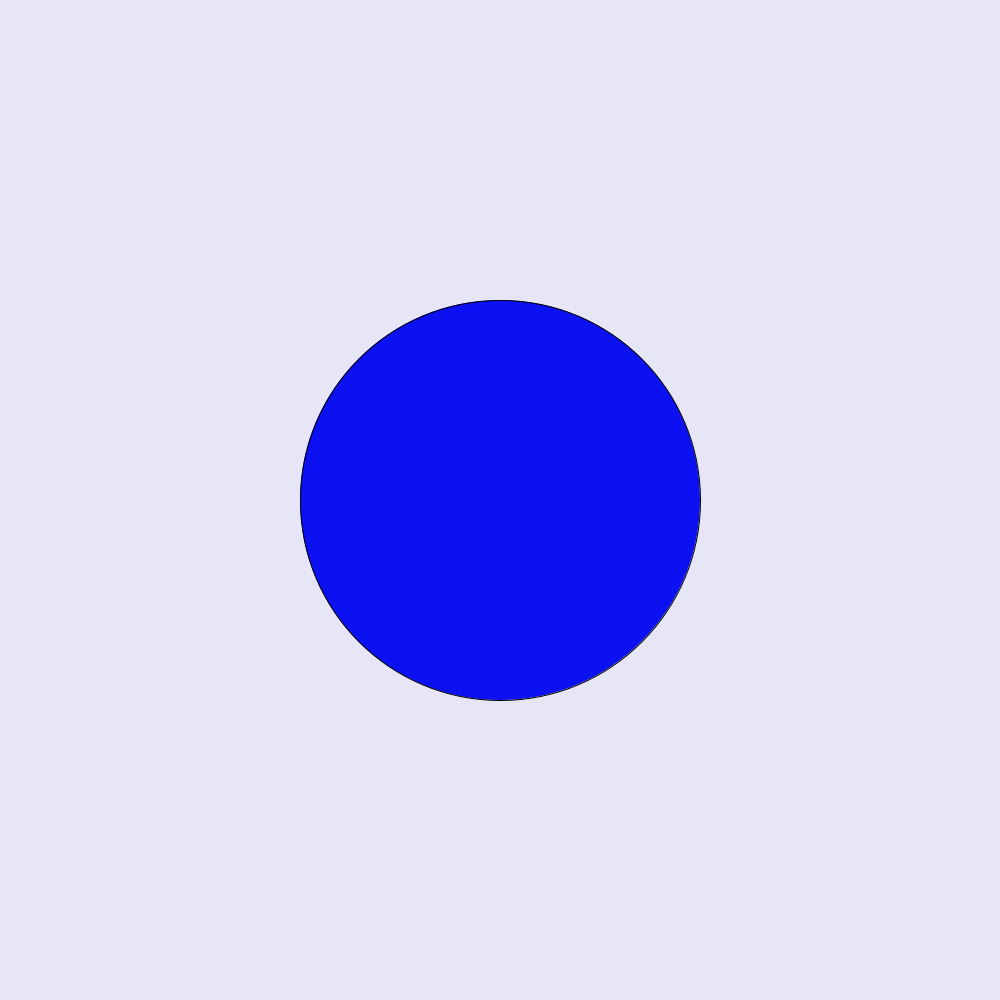
Frame 1 (no input)
Frame 60 (the mouse pressed at the canvas centre just before this capture): identical to frame 1, image omitted
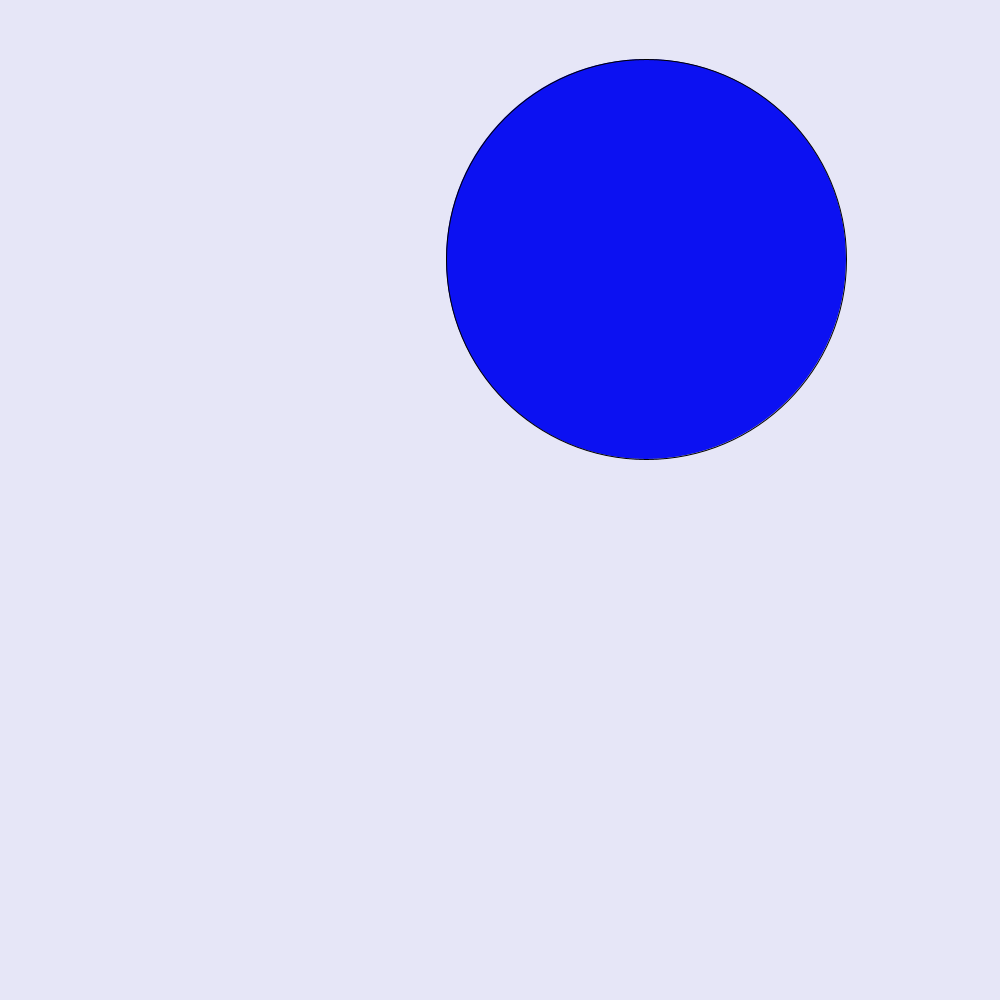
Frame 120 (the mouse held since frame 60 and released just before this capture)

The Processing sketch that drew these frames (run headless with seeded random() and noise(); from frame 60 on, the mouse is pressed at the canvas centre):

// Processing sketch: sketch_190827a
// ── sketch_190827a.pde
int x=500;
int y=500;
void setup() {
     // 2. Set the size of your sketch
    size(1000,1000);
    }
    
    void draw() {
      // 3. Set the background color of your sketch
      background(#E6E6F7);
      // 4. Draw an ellipse. Make sure it fits in the window.
      // Use the variables created at the top of the sketch, 
      // for the location and size of your ellipse
    fill(#0C11F2);
      ellipse(x,y,400,400);
     
    }
    
    void mousePressed() {
      //5. Create an integer variable called distance
      int distance=0;
      //6. Set the value of the distance variable to the value returned by the getDistance method
      //   Pass the mouse's x and y (mouseX and mouseY) and the x and y of your ellipse to the method.
        distance=getDistance(mouseX,mouseY,x,y);
      //7.  Use an if statement to check if the distance variable is < the radius of the ellipse
      //    If it is, set a new x and y for the ellipse, using a random location on the window
      //    Hint: Use the Processing random() function       
      if(distance<200){
    x=(int) random(1000);
    y=(int) random(1000);
      }
  
    }
    
    int getDistance(int x1, int y1, int x2, int y2) {
      return (int)Math.sqrt(Math.pow((x1-x2),2) + Math.pow((y1-y2),2));
    }
